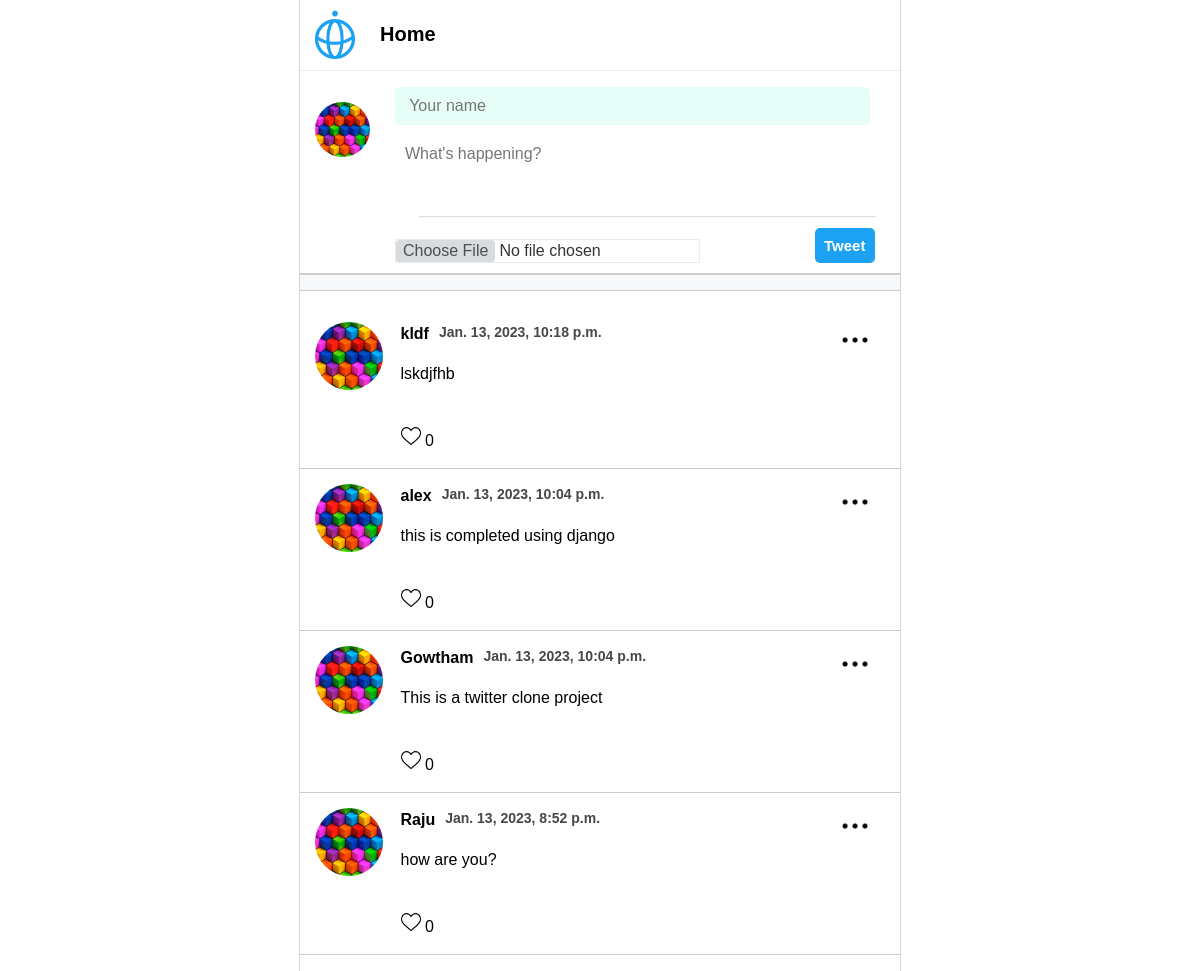
The page / on the database its author committed.
### posts/models.py (models this page shows)
class Post(models.Model):
    class Meta(object):
        db_table = 'post'
    name = models.CharField(
        'Name', blank=False, null=False, max_length=14, db_index=True, default='Anonymous'
    )
    body = models.CharField(
        'Body', blank=True, null=True, max_length=140, db_index=True
    )
    created_at = models.DateTimeField(
        'Created DateTime', blank=True, auto_now_add=True
    )
    count = models.IntegerField(
        'count',blank=True,default=0
    )
    image=CloudinaryField(
        "image",blank=True,db_index=True
    )

### posts/views.py (the view, shortened to what this page needs)
# urls.py: path('', views.index, name='index'),
def index(request):
    posts = Post.objects.all().order_by('-created_at')[:20]
    return render(request, 'post.html',
                   {'posts': posts})

### templates/post.html (shortened to what this page needs)
{% extends "base.html" %} {% block content %} {% load static %}
<body class="home">
    <div class="mainContainer">
        <div class="main">
            <div class="mainHeader">
                <img class ="companyLogo" id="comp" src="{%static 'img/techis-logo.svg' %}"/>
                <h1 class="homeTag">Home</h1>
            </div>
                <form action="" method="post" enctype="multipart/form-data">
                    <div class="writePostMainDiv">
                        <div class="profilePic">
                            <img id="proPic" src="{% static 'img/sample-icon.jpg' %}">
                        </div>
                        <div class="inputText">
                            <input class="yourNameInput" type="text" name="name" placeholder=" Your name" required/>
                            <textarea class="textarea" name="body" placeholder="What's happening?" required></textarea>
                            <hr style="opacity: 0.3; margin: top 10px; margin-bottom:10px; width: 90%">
                        <div class="tweet">
                            <input class="chooseFile" type="file" name="image" />
                            <input class="tweetButton" type="submit" value="Tweet">
                        </div>
                        </div>
                    </div>
                </form>
                <div class="ditch"></div>
                <section class="posts">
                    <ul>
                        {% for post in posts %}
                        <li>
                            <div class="logo">
                                <img src="{%static 'img/sample-icon.jpg' %}" />
                            </div>
                            <div class="name_body">
                                <div class="name">{{ post.name }}
                                <div class="datetime">{{ post.created_at }}
                                <img class="menu_icon js-menu-icon" src="{% static 'img/menu.png' %}"/>
                                </div>
                            </div>
                            <p>{{ post.body }}</p>
                            <div class="like">
                            <a href="/like/{{ post.id }}"><img id="like-btn" src="{%static 'img/heart icon.png' %}"/></a>
                                {{ post.count }}
                            </div>
                        </li>
                        {% endfor %}
                    </ul>
                </section>
        </div>
    </div>
</body>
{% endblock %}

### templates/base.html (shortened to what this page needs)
<!DOCTYPE html>
<html lang="en">
<head>
    {% load static %}
    <link href="{% static 'css/style.module.css' %}" rel="stylesheet" />
</head>
<body>
    {% block content %} {{ content }} {% endblock %}
</body>
</html>

### static/css/style.module.css (style rules this page uses)
html, body { height: 100%; box-sizing: border-box; font-family: sans-serif; margin: 0; font-size: 1rem; font-weight: 400; line-height: 1.5; }
.mainContainer { padding: 0; min-height: 100%; display: flex; justify-content: center; margin-right: auto; margin-left: auto; }
.main { text-align: left; width: 100%; max-width: 600px; border-left: 1px solid rgb(212, 215, 216); border-right: 1px solid rgb(212, 215, 216); }
.mainHeader { padding: 10px; border-bottom: 1px solid rgb(235, 238, 240); display: flex; justify-content: left; align-items: center; }
.companyLogo { width: 50px; margin-right: 20px; }
.homeTag { margin-left: 0px; line-height: 20px; margin-bottom: 15px; font-weight: bold; font-size: 20px; }
.writePostMainDiv { display:flex; justify-content: space-between; margin-left: 0px; width: 100%; padding-top: 16px; border-bottom:1px solid #ccc; }
#proPic { width: 55px; border-radius: 50%; position: relative; height: 55px; }
.profilePic { margin-right: 10px; padding: 15px; }
.inputText { width: 100%; }
.yourNameInput { border: 0px; width: 90%; background: #e6fef7; border-radius: 5px; margin-bottom: 10px; padding: 10px; font-size: 16px; font-family: "Arial"; }
.textarea { width: 90%; border-radius: 5px; margin-bottom: 10px; padding: 10px; border: 0px; outline: none; font-family: "Arial"; font-size: 16px; resize: none; }
.tweet { display: flex; justify-content: space-between; align-items: center; width: 95%; }
.tweetButton { background-color: rgb(29, 161, 242); color: white; font-size: 15px; font-weight: bold; height: 35px; width: 60px; border: none; border-radius: 5px; margin-bottom: 10px; }
.chooseFile { border: 1px solid rgba(0, 0, 0, .1); opacity: 0.8; font-size: 16px; }
.ditch { height: 15px; background-color: rgb(247, 248, 249); border-top: 1px solid #ccc; border-bottom: 1px solid #ccc; }
.posts ul { padding: 0; }
.posts li { position: relative; display: flex; border-bottom: 1px solid #ccc; padding: 15px; }
.posts li .menu_icon { width: 30px; position: absolute; right: 30px; top: 18px; border-radius: 5%; }
.posts li .logo { flex-basis: 15%; }
.posts li .logo img { width: 80%; border-radius: 50%; }
.posts li .name_body { flex-basis: 85%; }
.posts li .name_body .name { font-weight: bold; display: flex; }
.posts li .name_body .datetime { padding-left: 10px; font-size: 14px; color:rgb(71, 71, 71); }
#like-btn { width: 5%; }
#like-btn { width: 20px; }

### rows shown on the page
Post: name "kldf", created_at "Jan. 13, 2023, 10:18 p.m.", body "lskdjfhb", count "0"
Post: name "alex", created_at "Jan. 13, 2023, 10:04 p.m.", body "this is completed using django", count "0"
Post: name "Gowtham", created_at "Jan. 13, 2023, 10:04 p.m.", body "This is a twitter clone project", count "0"
Post: name "Raju", created_at "Jan. 13, 2023, 8:52 p.m.", body "how are you?", count "0"
